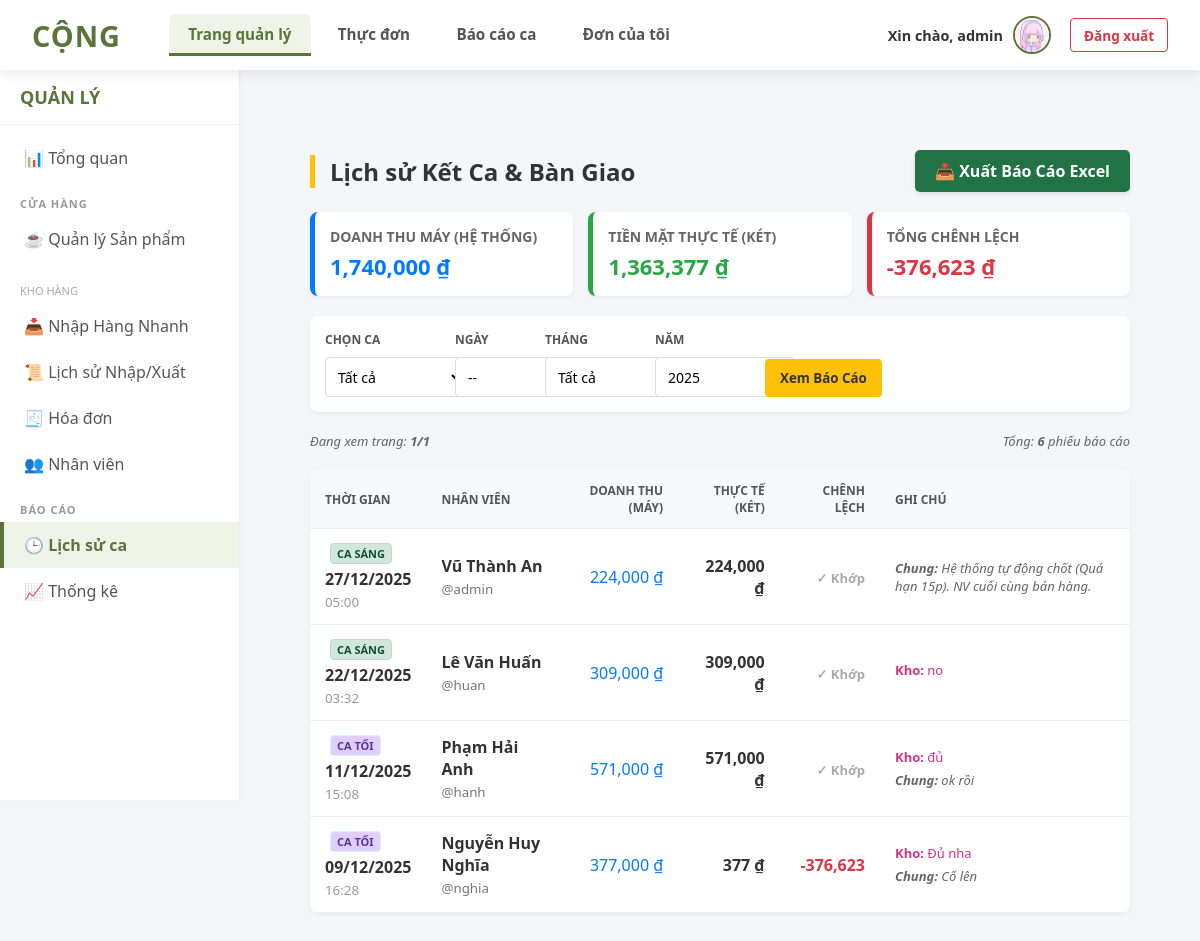
The page /admin/shift_history.php (signed in) on the database its author committed.
### tables this page shows
CREATE TABLE `users` (
  `id` int(11) NOT NULL,
  `username` varchar(100) NOT NULL,
  `password` varchar(255) NOT NULL COMMENT 'Lưu mật khẩu đã hash',
  `full_name` varchar(255) DEFAULT NULL,
  `role` enum('admin','staff') NOT NULL DEFAULT 'staff',
  `security_code` varchar(50) DEFAULT NULL,
  `shift` varchar(20) DEFAULT 'full',
  `gender` varchar(10) DEFAULT 'Khác',
  `birth_year` int(11) DEFAULT 2000,
  `phone` varchar(20) DEFAULT '',
  `address` text DEFAULT '',
  `avatar` varchar(255) DEFAULT 'default_user.png'
);

CREATE TABLE `shift_reports` (
  `id` int(11) NOT NULL,
  `user_id` int(11) NOT NULL,
  `shift_code` varchar(20) NOT NULL,
  `report_date` date NOT NULL,
  `system_revenue` decimal(10,2) DEFAULT 0.00,
  `real_cash` decimal(10,2) DEFAULT 0.00,
  `difference` decimal(10,2) DEFAULT 0.00,
  `inventory_notes` text DEFAULT NULL,
  `notes` text DEFAULT NULL,
  `created_at` timestamp NOT NULL DEFAULT current_timestamp()
);

### admin/shift_history.php (the view, shortened to what this page needs)
<?php
require '../includes/header.php';
require '../includes/admin_sidebar.php';
echo '<div class="main-with-sidebar">';
echo '<div class="admin-wrapper" style="margin: 0; max-width: none; flex: 1;">';
$limit = 10;
$page = isset($_GET['page']) && is_numeric($_GET['page']) ? (int)$_GET['page'] : 1;
$offset = ($page - 1) * $limit;
$filter_year  = isset($_GET['year']) ? $_GET['year'] : date('Y');
$where_sql = "WHERE 1=1";
if (!empty($filter_year)) {
    $where_sql .= " AND YEAR(r.report_date) = '$filter_year'";
}
$sql_sum = "SELECT
                COUNT(*) as total_reports,
                SUM(r.system_revenue) as sum_system,
                SUM(r.real_cash) as sum_real,
                SUM(r.difference) as sum_diff
            FROM shift_reports r
            $where_sql";
$result_sum = mysqli_query($conn, $sql_sum);
$row_sum = mysqli_fetch_assoc($result_sum);
$total_records = $row_sum['total_reports'];
$sum_system    = $row_sum['sum_system'] ?? 0;
$sum_real      = $row_sum['sum_real'] ?? 0;
$sum_diff      = $row_sum['sum_diff'] ?? 0;
$total_pages = ceil($total_records / $limit);
$sql_data = "SELECT r.*, u.full_name, u.username
             FROM shift_reports r
             JOIN users u ON r.user_id = u.id
             $where_sql
             ORDER BY r.created_at DESC
             LIMIT $offset, $limit";
$result_data = mysqli_query($conn, $sql_data);
?>
    <div style="display:flex; justify-content:space-between; align-items:center; margin-bottom: 20px;">
        <h2 style="margin:0; border-left: 5px solid #ffc107; padding-left: 15px; color: #333;">Lịch sử Kết Ca & Bàn Giao</h2>
        <a href="export_shift_excel.php?<?php echo http_build_query($_GET); ?>" target="_blank"
           style="background: #217346; color: white; padding: 10px 20px; text-decoration: none; border-radius: 5px; font-weight: bold; display: flex; align-items: center; gap: 5px; box-shadow: 0 2px 5px rgba(0,0,0,0.1);">
            📥 Xuất Báo Cáo Excel
        </a>
    </div>
    <div class="dashboard-stats">
        <div class="stat-card card-system">
            <h4>Doanh thu Máy (Hệ thống)</h4>
            <div class="value"><?php echo number_format($sum_system); ?> ₫</div>
        </div>
        <div class="stat-card card-real">
            <h4>Tiền Mặt Thực Tế (Két)</h4>
            <div class="value"><?php echo number_format($sum_real); ?> ₫</div>
        </div>
        <?php
            $diff_class = "";
            $diff_display = number_format($sum_diff);
            if($sum_diff > 0) { $diff_class = "diff-pos"; $diff_display = "+".$diff_display; }
            elseif($sum_diff < 0) { $diff_class = "diff-neg"; }
        ?>
        <div class="stat-card card-diff <?php echo $diff_class; ?>">
            <h4>Tổng Chênh Lệch</h4>
            <div class="value"><?php echo $diff_display; ?> ₫</div>
        </div>
    </div>
    <div class="filter-card">
        <form method="GET" class="filter-row">
            <div class="filter-group" style="width: 120px;">
                <label>Chọn Ca</label>
                <select name="shift" class="form-control">
                    <option value="all">Tất cả</option>
                </select>
            </div>
            <div class="filter-group" style="width: 80px;">
                <label>Ngày</label>
                <select name="day" class="form-control">
                    <option value="">--</option>
                </select>
            </div>
            <div class="filter-group" style="width: 100px;">
                <label>Tháng</label>
                <select name="month" class="form-control">
                    <option value="">Tất cả</option>
                </select>
            </div>
            <div class="filter-group" style="width: 100px;">
                <label>Năm</label>
                <select name="year" class="form-control">
                    <?php $c=date('Y'); for($y=$c; $y>=$c-5; $y--): ?>
                        <option value="<?php echo $y; ?>" <?php if($filter_year == $y) echo 'selected'; ?>><?php echo $y; ?></option>
                    <?php endfor; ?>
                </select>
            </div>
            <div class="filter-group action-group" style="display: flex; align-items: flex-end;">
                <button type="submit" class="btn-filter">Xem Báo Cáo</button>
            </div>
        </form>
    </div>
    <div style="margin-bottom: 15px; font-size: 13px; color: #666; font-style: italic; display:flex; justify-content:space-between;">
        <span>Đang xem trang: <strong><?php echo $page; ?>/<?php echo $total_pages; ?></strong></span>
        <span>Tổng: <strong><?php echo $total_records; ?></strong> phiếu báo cáo</span>
    </div>
    <?php if ($result_data && mysqli_num_rows($result_data) > 0): ?>
        <table>
            <thead>
                <tr>
                    <th>Thời gian</th>
                    <th>Nhân viên</th>
                    <th style="text-align: right;">Doanh thu (Máy)</th>
                    <th style="text-align: right;">Thực tế (Két)</th>
                    <th style="text-align: right;">Chênh lệch</th>
                    <th style="width: 250px;">Ghi chú</th>
                </tr>
            </thead>
            <tbody>
                <?php while ($row = mysqli_fetch_assoc($result_data)): ?>
                    <tr>
                        <td>
                            <?php
                            if ($row['shift_code'] == 'sang') echo '<span class="shift-badge shift-sang">Ca Sáng</span>';
                            elseif ($row['shift_code'] == 'chieu') echo '<span class="shift-badge shift-chieu">Ca Chiều</span>';
                            else echo '<span class="shift-badge shift-toi">Ca Tối</span>';
                            ?>
                            <div style="font-weight:bold; color: #333;"><?php echo date('d/m/Y', strtotime($row['report_date'])); ?></div>
                            <small style="color:#999"><?php echo date('H:i', strtotime($row['created_at'])); ?></small>
                        </td>
                        <td>
                            <strong><?php echo htmlspecialchars($row['full_name']); ?></strong><br>
                            <small style="color:#777">@<?php echo $row['username']; ?></small>
                        </td>
                        <td style="text-align: right; color: #007bff;">
                            <?php echo number_format($row['system_revenue']); ?> ₫
                        </td>
                        <td style="text-align: right; font-weight:bold; color:#333;">
                            <?php echo number_format($row['real_cash']); ?> ₫
                        </td>
                        <td style="text-align: right;">
                            <?php
                            if ($row['difference'] == 0) {
                                echo '<span class="diff-ok">✓ Khớp</span>';
                            } elseif ($row['difference'] > 0) {
                                echo '<span class="diff-pos">+' . number_format($row['difference']) . '</span>';
                            } else {
                                echo '<span class="diff-neg">' . number_format($row['difference']) . '</span>';
                            }
                            ?>
                        </td>
                        <td style="font-size: 13px;">
                            <?php if(!empty($row['inventory_notes'])): ?>
                                <div style="margin-bottom: 5px; color: #d63384;">
                                    <strong>Kho:</strong> <?php echo nl2br(htmlspecialchars($row['inventory_notes'])); ?>
                                </div>
                            <?php endif; ?>
                            <?php if(!empty($row['notes'])): ?>
                                <div style="color: #666; font-style: italic;">
                                    <strong>Chung:</strong> <?php echo nl2br(htmlspecialchars($row['notes'])); ?>
                                </div>
                            <?php endif; ?>
                        </td>
                    </tr>
                <?php endwhile; ?>
            </tbody>
        </table>
    <?php else: ?>
        <div style="text-align:center; padding: 40px; background: white; border-radius: 8px; color: #777;">
            Chưa có dữ liệu báo cáo nào phù hợp.
        </div>
    <?php endif; ?>
<?php
echo '</div></div>';
?>

### includes/header.php (shortened to what this page needs)
<?php
$current_page = basename($_SERVER['PHP_SELF']);
function isActive($page_name, $current_page) {
    if (is_array($page_name)) {
        return in_array($current_page, $page_name) ? 'active' : '';
    }
    return ($current_page == $page_name) ? 'active' : '';
}
$has_image = false; $avatar_url = ""; $first_char = "U"; $profile_link = "#";
if (isset($_SESSION['user_id'])) {
    if ($conn) {
        $uid = intval($_SESSION['user_id']);
        $q_avt = mysqli_query($conn, "SELECT avatar FROM users WHERE id = $uid");
        if ($q_avt && mysqli_num_rows($q_avt) > 0) {
            $r_avt = mysqli_fetch_assoc($q_avt);
            if (!empty($r_avt['avatar']) && $r_avt['avatar'] != 'default_user.png') {
                $has_image = true;
                $avatar_url = "/QuanLyCaPhe/admin/uploads/" . $r_avt['avatar'];
            }
        }
    }
    if (isset($_SESSION['username'])) {
        $first_char = strtoupper(substr($_SESSION['username'], 0, 1));
    }
    $profile_link = "/QuanLyCaPhe/admin/user_view.php?id=" . $uid;
}
?>
<!DOCTYPE html>
<html lang="vi">
<head>
    <link rel="stylesheet" href="/QuanLyCaPhe/css/admin_style.css">
    <link rel="stylesheet" href="/QuanLyCaPhe/css/header_style.css">
</head>
<body>
<header>
    <div class="header-container">
        <div class="header-left">
            <a href="/QuanLyCaPhe/index.php" class="logo">Cộng</a>
            <?php if (isset($_SESSION['user_id'])): ?>
            <nav>
                <ul>
                    <?php if ($_SESSION['role'] == 'admin'): ?>
                        <?php
                        $admin_pages = [
                            'dashboard.php',
                            'product_list.php', 'product_add.php', 'product_edit.php',
                            'order_list.php', 'order_details.php',
                            'user_list.php', 'user_add.php', 'user_edit.php', 'user_view.php',
                            'shift_history.php', 'stats.php'
                        ];
                        ?>
                        <li>
                            <a href="/QuanLyCaPhe/admin/dashboard.php" class="<?php echo isActive($admin_pages, $current_page); ?>">
                                Trang quản lý
                            </a>
                        </li>
                    <?php endif; ?>
                    <li>
                        <a href="/QuanLyCaPhe/pos/pos.php" class="<?php echo isActive('pos.php', $current_page); ?>">
                            Thực đơn
                        </a>
                    </li>
                    <li>
                        <a href="/QuanLyCaPhe/pos/shift_report.php" class="<?php echo isActive('shift_report.php', $current_page); ?>">
                            Báo cáo ca
                        </a>
                    </li>
                    <li>
                        <a href="/QuanLyCaPhe/pos/my_orders.php" class="<?php echo isActive('my_orders.php', $current_page); ?>">
                            Đơn của tôi
                        </a>
                    </li>
                </ul>
            </nav>
            <?php endif; ?>
        </div>
        <?php if (isset($_SESSION['user_id'])): ?>
            <div class="user-info">
                <a href="<?php echo $profile_link; ?>" style="display:flex; align-items:center; gap:10px; text-decoration:none; color:#333;">
                    <span>Xin chào, <?php echo htmlspecialchars($_SESSION['username']); ?></span>
                    <?php if ($has_image): ?>
                        <img src="<?php echo $avatar_url; ?>" class="avatar-img" alt="Avt">
                    <?php else: ?>
                        <div class="avatar-letter"><?php echo $first_char; ?></div>
                    <?php endif; ?>
                </a>
                <a href="/QuanLyCaPhe/logout.php" class="logout-link">Đăng xuất</a>
            </div>
        <?php else: ?>
            <div class="user-info">
                <a href="/QuanLyCaPhe/login.php" class="logout-link" style="color: #007bff; border-color: #007bff;">Đăng nhập</a>
            </div>
        <?php endif; ?>
    </div>
</header>
<main class="content">

### rows shown on the page
users: avatar (picture)
shift_reports: shift_code "CA SÁNG", report_date "27/12/2025", created_at "05:00", user.full_name "Vũ Thành An", user.username "admin", system_revenue "224,000", real_cash "224,000", difference "✓ Khớp", notes "Hệ thống tự động chốt (Quá hạn 15p). NV cuối cùng bán hàng."
shift_reports: shift_code "CA SÁNG", report_date "22/12/2025", created_at "03:32", user.full_name "Lê Văn Huấn", user.username "huan", system_revenue "309,000", real_cash "309,000", difference "✓ Khớp", inventory_notes "no"
shift_reports: shift_code "CA TỐI", report_date "11/12/2025", created_at "15:08", user.full_name "Phạm Hải Anh", user.username "hanh", system_revenue "571,000", real_cash "571,000", difference "✓ Khớp", inventory_notes "đủ", notes "ok rồi"
shift_reports: shift_code "CA TỐI", report_date "09/12/2025", created_at "16:28", user.full_name "Nguyễn Huy Nghĩa", user.username "nghia", system_revenue "377,000", real_cash "377", difference "-376,623", inventory_notes "Đủ nha", notes "Cố lên"

### other values the page prints
$_SESSION['username'] "admin"
$sum_system "1,740,000"
$sum_real "1,363,377"
$diff_display "-376,623"
$page "1"
$total_pages "1"
$total_records "6"
form field year "2025"
